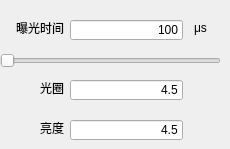
               <widget class="QWidget" name="tab_3">
                <attribute name="title">
                 <string>蓝</string>
                </attribute>
                <widget class="QSlider" name="horizontalSlider_ExposureTime_3">
                 <property name="geometry">
                  <rect>
                   <x>0</x>
                   <y>50</y>
                   <width>221</width>
                   <height>22</height>
                  </rect>
                 </property>
                 <property name="maximum">
                  <number>1000000</number>
                 </property>
                 <property name="value">
                  <number>100</number>
                 </property>
                 <property name="orientation">
                  <enum>Qt::Horizontal</enum>
                 </property>
                </widget>
                <widget class="QLineEdit" name="lineEdit_Aperture_5">
                 <property name="geometry">
                  <rect>
                   <x>70</x>
                   <y>80</y>
                   <width>113</width>
                   <height>20</height>
                  </rect>
                 </property>
                 <property name="text">
                  <string>4.5</string>
                 </property>
                 <property name="alignment">
                  <set>Qt::AlignRight|Qt::AlignTrailing|Qt::AlignVCenter</set>
                 </property>
                </widget>
                <widget class="QLabel" name="label_25">
                 <property name="geometry">
                  <rect>
                   <x>10</x>
                   <y>120</y>
                   <width>54</width>
                   <height>16</height>
                  </rect>
                 </property>
                 <property name="text">
                  <string>亮度</string>
                 </property>
                 <property name="alignment">
                  <set>Qt::AlignRight|Qt::AlignTrailing|Qt::AlignVCenter</set>
                 </property>
                </widget>
                <widget class="QLabel" name="label_26">
                 <property name="geometry">
                  <rect>
                   <x>10</x>
                   <y>80</y>
                   <width>54</width>
                   <height>16</height>
                  </rect>
                 </property>
                 <property name="text">
                  <string>光圈</string>
                 </property>
                 <property name="alignment">
                  <set>Qt::AlignRight|Qt::AlignTrailing|Qt::AlignVCenter</set>
                 </property>
                </widget>
                <widget class="QLabel" name="label_27">
                 <property name="geometry">
                  <rect>
                   <x>180</x>
                   <y>20</y>
                   <width>41</width>
                   <height>16</height>
                  </rect>
                 </property>
                 <property name="text">
                  <string>μs</string>
                 </property>
                 <property name="alignment">
                  <set>Qt::AlignCenter</set>
                 </property>
                </widget>
                <widget class="QLineEdit" name="lineEdit_ExposureTime_3">
                 <property name="geometry">
                  <rect>
                   <x>70</x>
                   <y>20</y>
                   <width>113</width>
                   <height>20</height>
                  </rect>
                 </property>
                 <property name="text">
                  <string>100</string>
                 </property>
                 <property name="alignment">
                  <set>Qt::AlignRight|Qt::AlignTrailing|Qt::AlignVCenter</set>
                 </property>
                </widget>
                <widget class="QLabel" name="label_28">
                 <property name="geometry">
                  <rect>
                   <x>10</x>
                   <y>20</y>
                   <width>54</width>
                   <height>16</height>
                  </rect>
                 </property>
                 <property name="text">
                  <string>曝光时间</string>
                 </property>
                 <property name="alignment">
                  <set>Qt::AlignRight|Qt::AlignTrailing|Qt::AlignVCenter</set>
                 </property>
                </widget>
                <widget class="QLineEdit" name="lineEdit_Aperture_6">
                 <property name="geometry">
                  <rect>
                   <x>70</x>
                   <y>120</y>
                   <width>113</width>
                   <height>20</height>
                  </rect>
                 </property>
                 <property name="text">
                  <string>4.5</string>
                 </property>
                 <property name="alignment">
                  <set>Qt::AlignRight|Qt::AlignTrailing|Qt::AlignVCenter</set>
                 </property>
                </widget>
               </widget>
